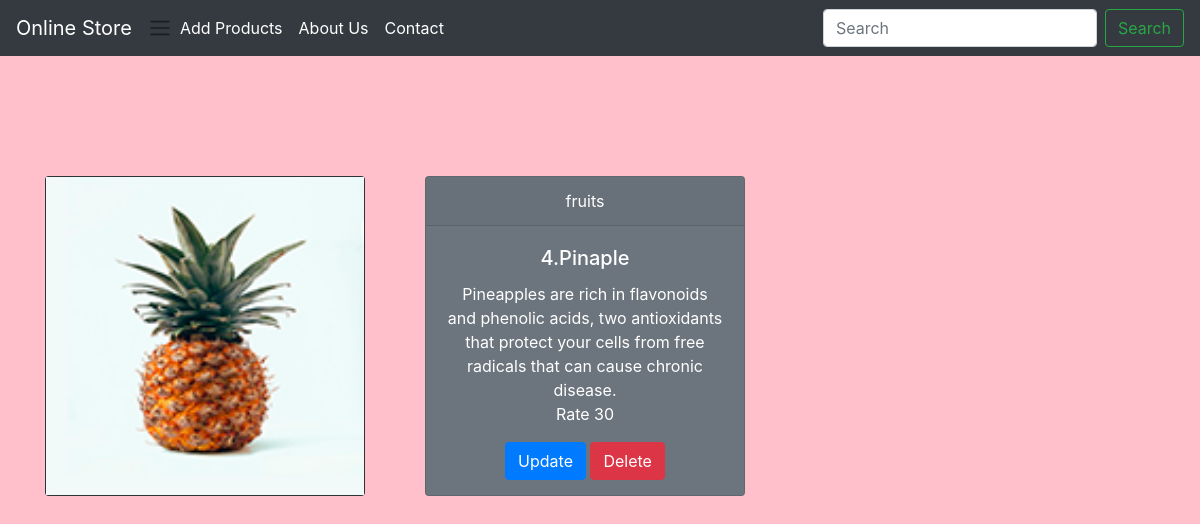
Page /fruits/4 on the committed database.
### productapp/models.py (models this page shows, shortened)
class fruits(models.Model):
    name = models.CharField(max_length=250)
    disc = models.CharField(max_length=250)
    rate = models.IntegerField()
    pic = models.ImageField(upload_to='images')

### productapp/views.py (the view)
# urls.py: path('<str:item>/<int:item_id>', views.details, name='details'),
def details(request, item, item_id):
    item_models = {
        'fruits': fruits,
        'vegetables': vegetables,
        'kidsitem': kidsitem
    }
    item_model = item_models.get(item)
    if item_model:
        data = item_model.objects.get(id=item_id)
        context = {'data': data, 'group': item}
        return render(request, 'details.html', context)
    else:
        return HttpResponse('invalid item')

### templates/details.html
{% extends 'base.html' %}
{% block body %}
<br>
<br>
<br>
<div class="container">
    <div class="row">
         <div class="col-md-4">
              <div class="card text-white bg-dark mb-3" style="max-width: 20rem; height:20rem">
                  <img src="{{data.pic.url}}" width="100% height=100%">
              <div class="card-body">
              </div>
            </div>
         </div>
        <div class="col-md-4">
              <div class="card text-white bg-secondary mb-3" style="max-width: 20rem; height:20rem">
              <div class="card-header">{{group}}</div>
              <div class="card-body">
                <h5 class="card-title">{{data.id}}.{{data.name}}</h5>
                <p class="card-text">{{data.disc}}<br>Rate {{data.rate}}</p>
                <a class="btn btn-primary" href="/update/{{group}}/{{data.id}}">Update</a>
                  <a class="btn btn-danger" href="/delete/{{group}}/{{data.id}}">Delete</a>
              </div>
            </div>
         </div>
    </div>
</div>
{% endblock %}

### static/style.css (style rules this page uses)
body { text-align:center; background-color:pink; }

### rows in the picture
fruits: pic (picture), id "4", name "Pinaple", disc "Pineapples are rich in flavonoids and phenolic acids, two antioxidants that protect your cells from free radicals that can cause chronic disease.", rate "30"

### other values in the picture
{{ group }} "fruits"
